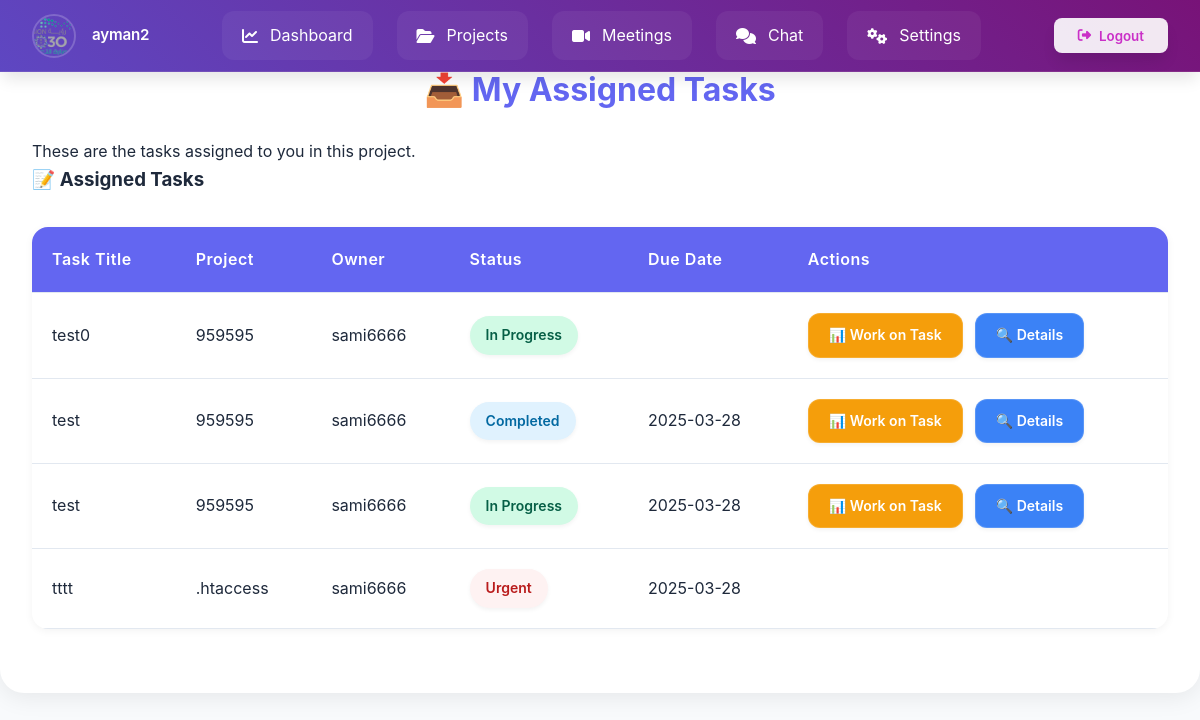
/tasks/ (signed in), run on the app's committed database.
### users/models.py (models this page shows, shortened)
class CustomUser(AbstractUser):
    phone_regex = RegexValidator(
        regex=r'^05\d{8}$',
        message="رقم الجوال يجب أن يبدأ بـ 05 ويحتوي على 10 أرقام فقط."
    )
    phone_number = models.CharField(
        max_length=10,
        unique=True,
        validators=[phone_regex],
        help_text="رقم الجوال يجب أن يبدأ بـ 05 ويكون مكونًا من 10 أرقام."
    )
    ROLE_CHOICES = [
        ('member', 'Member'),  # العضو العادي
        ('expert', 'Expert')   # الخبير
    ]
    role = models.CharField(
    max_length=10,
    choices=ROLE_CHOICES,
    default='member'
    )
    profile_image = models.ImageField(
    upload_to='profile_pics/',
    default='profile_pics/p.png',  # تعيين صورة افتراضية عند إنشاء الحساب
    blank=True,
    null=True
    )
    groups = models.ManyToManyField(
        'auth.Group',
        related_name='custom_user_groups',
        blank=True
    )
    user_permissions = models.ManyToManyField(
        'auth.Permission',
        related_name='custom_user_permissions',
        blank=True
    )

### tasks/models.py (models this page shows, shortened)
class Task(models.Model):
    STATUS_CHOICES = [
        ('new', 'New'),  # Task created but not yet assigned
        ('pending', 'Pending'),  # Awaiting user approval
        ('in_progress', 'In Progress'),  # Accepted and being worked on
        ('urgent', 'Urgent'),  # Marked as urgent
        ('completed', 'Completed'),  # Task completed
        ('rejected', 'Rejected'),  # User declined the task
    ]
    title = models.CharField(max_length=255)
    description = models.TextField(blank=True, null=True)
    status = models.CharField(max_length=20, choices=STATUS_CHOICES, default='new')
    project = models.ForeignKey(Project, on_delete=models.CASCADE, related_name='tasks')  # ✅ Link task to a project
    assigned_to = models.ForeignKey(CustomUser, on_delete=models.SET_NULL, null=True, blank=True, related_name='assigned_tasks')  # ✅ Assign task to a user
    due_date = models.DateField(blank=True, null=True)
    created_at = models.DateTimeField(auto_now_add=True)
    files = models.FileField(upload_to='task_attachments/', blank=True, null=True)  # ✅ Support for file uploads

### projects/models.py (models this page shows, shortened)
class Project(models.Model):
    STATUS_CHOICES = [
        ('pending', 'Pending'),
        ('in_progress', 'In Progress'),
        ('completed', 'Completed'),
    ]
    COLOR_CHOICES = [
        ('purple', 'Purple'),
        ('red', 'Red'),
        ('blue', 'Blue'),
        ('green', 'Green'),
        ('orange', 'Orange'),
        ('pink', 'Pink'),
    ]
    name = models.CharField(max_length=255)  # Project name
    description = models.TextField(blank=True, null=True)  # Project description
    start_date = models.DateField()  # Start date
    end_date = models.DateField(blank=True, null=True)  # End date
    owner = models.ForeignKey(CustomUser, on_delete=models.CASCADE, related_name='owned_projects')  # Project owner
    members = models.ManyToManyField(CustomUser, related_name='projects', blank=True)  # Project members
    created_at = models.DateTimeField(auto_now_add=True)  # Creation date
    category = models.ForeignKey(ProjectType, on_delete=models.CASCADE)
    status = models.CharField(max_length=20, choices=STATUS_CHOICES, default='pending')  # Project status
    logo = models.ImageField(upload_to='project_logos/', blank=True, null=True)  # Project logo
    project_color = models.CharField(max_length=10, choices=COLOR_CHOICES, default='blue')  # Project color

### tasks/views.py (the view)
# urls.py: path('', views.task_list, name='tasks_list'),
@login_required
def task_list(request, project_id=None):
    if project_id:
        project = get_object_or_404(Project, id=project_id)
        is_owner = project.owner == request.user
        if is_owner:
            tasks = Task.objects.filter(project=project)
        else:
            tasks = Task.objects.filter(project=project, assigned_to=request.user)
    else:
        tasks = Task.objects.filter(assigned_to=request.user)
        is_owner = False  # ✅ لأنه لا يوجد مشروع معين
    return render(request, 'tasks_list.html', {
        'tasks': tasks,
        'project': project if project_id else None,
        'is_owner': is_owner,  # ✅ تمرير هذه القيمة للقالب لضبط العرض
    })

### templates/tasks_list.html (shortened to what this page needs)
<!DOCTYPE html>
<html lang="en">
<head>
</head>
<body>
    {% include 'navbar.html' %}
    <div class="container">
        {% if is_owner %}
            <h1>📌 All Tasks in Project: {{ project.name }}</h1>
            <p>Here you can track all assigned and unassigned tasks in this project.</p>
        {% else %}
            <h1>📥 My Assigned Tasks</h1>
            <p>These are the tasks assigned to you in this project.</p>
        {% endif %}
        {% if tasks %}
        <h3>📝 Assigned Tasks</h3>
        <table>
            <thead>
                <tr>
                    <th>Task Title</th>
                    <th>Project</th>
                    <th>Owner</th>
                    <th>Status</th>
                    <th>Due Date</th>
                    <th>Actions</th>
                </tr>
            </thead>
            <tbody>
                {% for task in tasks %}
                {% if task.assigned_to %}
                    {% if is_owner or task.assigned_to == request.user %}
                    <tr>
                        <td>{{ task.title }}</td>
                        <td>{{ task.project.name }}</td>
                        <td>{{ task.project.owner.username }}</td>
                        <td><span class="status status-{{ task.status|slugify }}">{{ task.get_status_display }}</span></td>
                        <td>{{ task.due_date|date:"Y-m-d" }}</td>
                        <td>
                            <div class="btn-group">
                                {% if request.user == task.assigned_to %}
                                    {% if task.status == "pending" %}
                                        <a href="{% url 'task_detail' task.id %}" class="btn btn-view">📄 View & Accept</a>
                                        <a href="{% url 'task_detail' task.id %}" class="btn btn-accept">✅ Accept</a>
                                        <a href="{% url 'task_detail' task.id %}" class="btn btn-reject">❌ Reject</a>
                                    {% elif task.status == "in_progress" or task.status == "completed" %}
                                        <a href="{% url 'task_progress' task.id %}" class="btn btn-progress">📊 Work on Task</a>
                                        <a href="{% url 'task_detail' task.id %}" class="btn btn-view">🔍 Details</a>
                                    {% elif task.status == "rejected" %}
                                        <button class="btn btn-disabled" title="You cannot work on a rejected task.">🚫 Task Rejected</button>
                                    {% endif %}
                                {% endif %}
                            </div>
                        </td>
                    </tr>
                    {% endif %}
                {% endif %}
                {% endfor %}
            </tbody>
        </table>
        {% else %}
        <div class="no-tasks">
            <p>No tasks available.</p>
        </div>
        {% endif %}
    </div>
</body>
</html>

### templates/navbar.html (shortened to what this page needs)
<!DOCTYPE html>
<html lang="en">
<head>
    <link rel="stylesheet" href="https://cdnjs.cloudflare.com/ajax/libs/font-awesome/6.4.2/css/all.min.css">
</head>
<body>
    <nav class="navbar">
        <div class="profile">
            <img src="{{ user.profile_image.url }}"
                 class="profile__image"
                 onerror="this.onerror=null; this.src='/media/profile_pics/p.png';"
                 alt="User profile">
            <span class="profile__name">{{ user.username }}</span>
        </div>
        <div class="nav-links">
            <a href="{% url 'dashboard' %}" class="nav-link">
                <i class="fas fa-chart-line"></i>
                <span>Dashboard</span>
            </a>
            <a href="{% url 'projects_list' %}" class="nav-link">
                <i class="fas fa-folder-open"></i>
                <span>Projects</span>
            </a>
            <a href="{% url 'meeting_list' %}" class="nav-link">
                <i class="fas fa-video"></i>
                <span>Meetings</span>
            </a>
            <a href="{% url 'chat_list' %}" class="nav-link">
                <i class="fas fa-comments"></i>
                <span>Chat</span>
            </a>
            <a href="{% url 'settings' %}" class="nav-link">
                <i class="fas fa-cogs"></i>
                <span>Settings</span>
            </a>
        </div>
        <form id="logout-form" action="{% url 'logout' %}" method="post">
            <button type="submit" class="logout">
                <i class="fas fa-sign-out-alt"></i>
                <span class="logout__text">Logout</span>
            </button>
        </form>
    </nav>
</body>
</html>

### templates/tasks_list.html (style rules this page uses)
:root { --primary: #6366f1; --success: #10b981; --warning: #f59e0b; --danger: #ef4444; --info: #3b82f6; --light: #f8fafc; --dark: #1e293b; }
body { font-family: 'Inter', system-ui, -apple-system, sans-serif; background: #f1f5f9; margin: 0; padding: 0; color: var(--dark); line-height: 1.6; }
.container { max-width: 1200px; margin: 2rem auto; background: white; padding: 2rem; border-radius: 1.5rem; box-shadow: 0 4px 24px rgba(0, 0, 0, 0.08); }
h1 { color: var(--primary); margin-bottom: 1.5rem; text-align: center; font-size: 2rem; display: flex; align-items: center; justify-content: center; gap: 0.75rem; }
table { width: 100%; border-collapse: collapse; margin: 2rem 0; background: white; border-radius: 1rem; overflow: hidden; box-shadow: 0 2px 8px rgba(0, 0, 0, 0.05); }
th, td { padding: 1.25rem; border-bottom: 1px solid #e2e8f0; text-align: left; }
th { background: var(--primary); color: white; font-weight: 600; letter-spacing: 0.5px; }
.btn { display: inline-flex; align-items: center; gap: 0.5rem; padding: 0.625rem 1.25rem; font-size: 0.875rem; font-weight: 600; color: white; border: none; border-radius: 0.75rem; text-decoration: none; transition: all 0.2s ease; cursor: pointer; box-shadow: 0 2px 4px rgba(0, 0, 0, 0.05); }
.btn-view { background: var(--info); border: 1px solid rgba(255,255,255,0.15); }
.btn-progress { background: var(--warning); border: 1px solid rgba(255,255,255,0.15); }
.status { font-weight: 600; text-transform: capitalize; padding: 0.5rem 1rem; border-radius: 1.5rem; display: inline-flex; align-items: center; gap: 0.5rem; font-size: 0.875rem; box-shadow: 0 2px 4px rgba(0, 0, 0, 0.05); }
.status-in_progress { background: #d1fae5; color: #065f46; }
.status-completed { background: #e0f2fe; color: #0369a1; }
.status-urgent { background: #fef2f2; color: #b91c1c; }
.btn-group { display: flex; gap: 0.75rem; flex-wrap: wrap; }

### templates/navbar.html (style rules this page uses)
:root { --primary-500: #9625af; --primary-600: #ca2fc7; --surface-100: #f8fafc; --surface-900: #0f172a; --text-primary: #1e293b; --text-inverse: #ffffff; --transition-default: 300ms cubic-bezier(0.4, 0, 0.2, 1); --shadow-lg: 0 10px 15px -3px rgba(0, 0, 0, 0.1); }
* { margin: 0; padding: 0; box-sizing: border-box; font-family: 'Inter', system-ui, sans-serif; }
body { background-color: var(--surface-100); color: var(--text-primary); }
.navbar { position: fixed; top: 0; left: 0; width: 100%; height: 72px; display: flex; align-items: center; justify-content: space-between; padding: 0 2rem; background: linear-gradient(45deg, #5e47c2, #781378); backdrop-filter: blur(12px); box-shadow: var(--shadow-lg); z-index: 1000; border-bottom: 1px solid rgba(255, 255, 255, 0.1); }
.profile { display: flex; align-items: center; gap: 1rem; color: var(--text-inverse); position: relative; }
.profile__image { width: 44px; height: 44px; border-radius: 50%; object-fit: cover; border: 2px solid rgba(255, 255, 255, 0.2); transition: transform var(--transition-default); }
.profile__name { font-weight: 600; font-size: 0.95rem; letter-spacing: -0.2px; }
.nav-links { display: flex; gap: 1.5rem; align-items: center; transition: transform var(--transition-default); }
.nav-link { color: var(--text-inverse); text-decoration: none; padding: 0.75rem 1.25rem; border-radius: 0.75rem; display: flex; align-items: center; gap: 0.75rem; position: relative; background: rgba(255, 255, 255, 0.05); transition: all var(--transition-default); }
.nav-link::after { content: ''; position: absolute; bottom: 0; left: 50%; width: 0; height: 2px; background: var(--text-inverse); transition: all var(--transition-default); }
.logout { background: rgba(255, 255, 255, 0.9); color: var(--primary-600); border: none; padding: 0.6rem 1.5rem; border-radius: 0.5rem; display: flex; align-items: center; gap: 0.5rem; cursor: pointer; transition: all var(--transition-default); font-weight: 600; box-shadow: var(--shadow-lg); }

### data on the page
CustomUser: profile_image (picture), username "ayman2"
Task: title "test0", project.name "959595", project.owner.username "sami6666", status "In Progress", shows "📊 Work on Task"
Task: title "test", project.name "959595", project.owner.username "sami6666", status "Completed", due_date "2025-03-28", shows "📊 Work on Task"
Task: title "test", project.name "959595", project.owner.username "sami6666", status "In Progress", due_date "2025-03-28", shows "📊 Work on Task"
Task: title "tttt", project.name ".htaccess", project.owner.username "sami6666", status "Urgent", due_date "2025-03-28"
